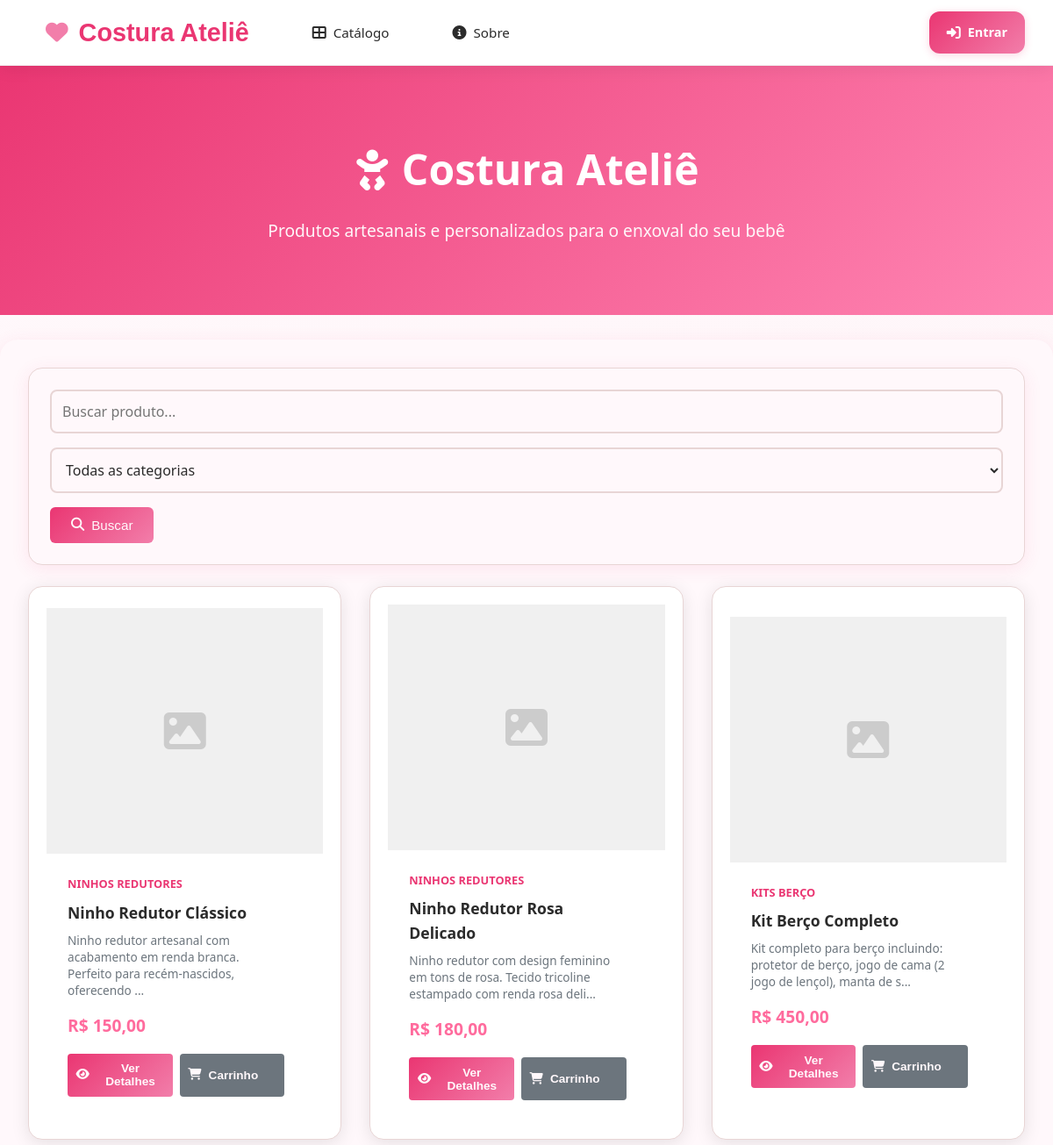
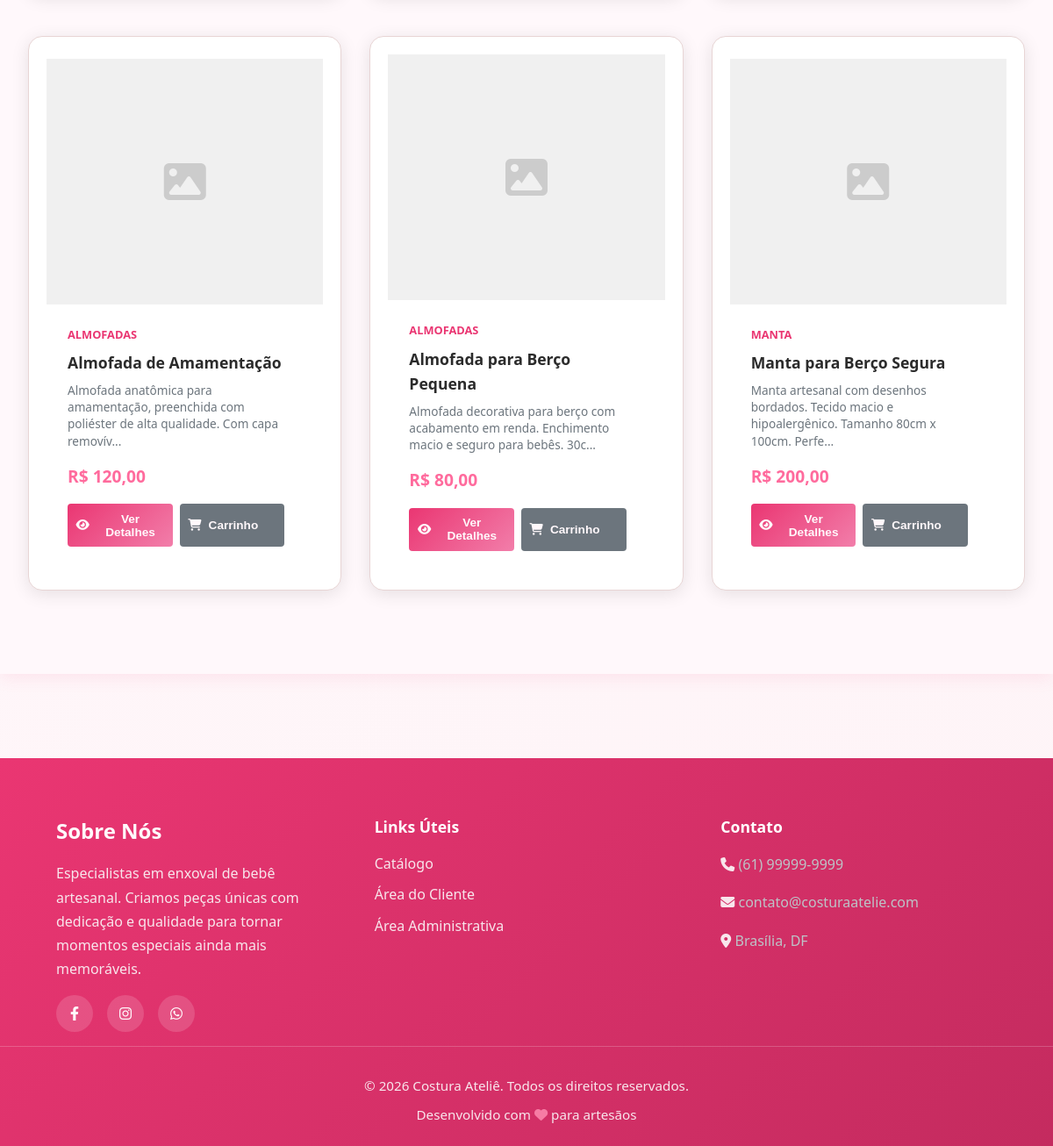
The page / on the database its author committed (2 pictures, top to bottom).
### tables this page shows
CREATE TABLE produtos (
    id INT PRIMARY KEY AUTO_INCREMENT,
    nome VARCHAR(150) NOT NULL,
    descricao TEXT,
    categoria_id INT NOT NULL,
    preco_venda DECIMAL(10, 2) NOT NULL,
    custo_producao DECIMAL(10, 2) DEFAULT 0,
    material VARCHAR(255),
    foto_url VARCHAR(255),
    ativo BOOLEAN DEFAULT TRUE,
    data_criacao TIMESTAMP DEFAULT CURRENT_TIMESTAMP,
    FOREIGN KEY (categoria_id) REFERENCES categorias(id)
);

CREATE TABLE categorias (
    id INT PRIMARY KEY AUTO_INCREMENT,
    nome VARCHAR(100) NOT NULL UNIQUE,
    descricao TEXT,
    data_criacao TIMESTAMP DEFAULT CURRENT_TIMESTAMP
);

### includes/functions.php (called while the page is built, shortened)
<?php
require_once __DIR__ . '/../config/database.php';
function obter_produtos($filtro_categoria = null) {
    global $conn;
    $sql = "SELECT p.*, c.nome as categoria_nome FROM produtos p
            LEFT JOIN categorias c ON p.categoria_id = c.id
            WHERE p.ativo = 1";
    $sql .= " ORDER BY p.data_criacao DESC";
    $result = $conn->query($sql);
    return $result->fetch_all(MYSQLI_ASSOC);
}
function formatar_moeda($valor) {
    return 'R$ ' . number_format($valor, 2, ',', '.');
}
?>

### public/index.php (the view, shortened to what this page needs)
<?php
require_once __DIR__ . '/../includes/functions.php';
$filtro_categoria = $_GET['categoria'] ?? '';
$busca = $_GET['busca'] ?? '';
$admin_view = isset($_GET['admin_view']) && $_GET['admin_view'] == '1' && isset($_SESSION['usuario_id']);
$produtos = obter_produtos($filtro_categoria);
?>
<?php include __DIR__ . '/../includes/header.php'; ?>
<div class="client-navbar">
    <div class="max-width">
        <div class="client-navbar-left" id="clientMenu">
            <a href="<?php echo SITE_URL; ?>" class="logo">
                <i class="fas fa-heart"></i> Costura Ateliê
            </a>
            <a href="<?php echo SITE_URL; ?>public/#catalogo">
                <i class="fas fa-th-large"></i> Catálogo
            </a>
            <a href="<?php echo SITE_URL; ?>public/#sobre-nos">
                <i class="fas fa-info-circle"></i> Sobre
            </a>
        </div>
        <div class="client-navbar-right">
            <?php if (isset($_SESSION['cliente_id'])): ?>
                <a href="<?php echo SITE_URL; ?>cliente/carrinho.php" class="cart-link">
                    <i class="fas fa-shopping-cart"></i> Carrinho
                    <?php
                    $itens_carrinho = isset($_SESSION['cliente_id']) ? contar_itens_carrinho($_SESSION['cliente_id']) : 0;
                    if ($itens_carrinho > 0):
                    ?>
                    <span class="cart-badge"><?php echo $itens_carrinho; ?></span>
                    <?php endif; ?>
                </a>
                <span class="divider">|</span>
                <span class="user-info-client">
                    <i class="fas fa-user-circle"></i> <?php echo htmlspecialchars($_SESSION['cliente_nome']); ?>
                </span>
                <a href="<?php echo SITE_URL; ?>cliente/sair.php" class="btn">
                    <i class="fas fa-sign-out-alt"></i> Sair
                </a>
            <?php elseif (!$admin_view): ?>
                <a href="<?php echo SITE_URL; ?>cliente/login.php" class="btn">
                    <i class="fas fa-sign-in-alt"></i> Entrar
                </a>
            <?php endif; ?>
        </div>
    </div>
</div>
<div class="catalog-hero">
    <h1>
        <i class="fas fa-baby"></i> Costura Ateliê
    </h1>
    <p>Produtos artesanais e personalizados para o enxoval do seu bebê</p>
</div>
<div class="main-content">
    <div class="card mb-3">
        <form method="GET" style="display: flex; gap: 1rem; flex-wrap: wrap;">
            <input type="text" name="busca" placeholder="Buscar produto..." value="<?php echo htmlspecialchars($busca); ?>" style="flex: 1; min-width: 200px;">
            <select name="categoria">
                <option value="">Todas as categorias</option>
            </select>
            <button type="submit" class="btn btn-primary">
                <i class="fas fa-search"></i> Buscar
            </button>
        </form>
    </div>
    <div class="product-grid" id="catalogo">
        <?php if (count($produtos) > 0): ?>
            <?php foreach ($produtos as $produto): ?>
            <div class="product-card" data-categoria="<?php echo $produto['categoria_id']; ?>" onclick="openProductModal(<?php echo $produto['id']; ?>)">
                <div style="cursor: pointer;">
                    <?php if ($produto['foto_url']): ?>
                        <img src="<?php echo ASSETS_URL; ?>uploads/produtos/<?php echo $produto['foto_url']; ?>"
                             alt="<?php echo htmlspecialchars($produto['nome']); ?>"
                             class="product-image">
                    <?php else: ?>
                        <div class="product-image" style="display: flex; align-items: center; justify-content: center; background-color: #f0f0f0;">
                            <i class="fas fa-image" style="font-size: 3rem; color: #ccc;"></i>
                        </div>
                    <?php endif; ?>
                    <div class="product-info">
                        <div class="product-category"><?php echo htmlspecialchars($produto['categoria_nome']); ?></div>
                        <h3 class="product-name"><?php echo htmlspecialchars($produto['nome']); ?></h3>
                        <p class="product-description"><?php echo mb_strimwidth(htmlspecialchars($produto['descricao']), 0, 100, '...'); ?></p>
                        <div class="product-price"><?php echo formatar_moeda($produto['preco_venda']); ?></div>
                        <div class="product-actions" style="margin-top: 1rem;">
                            <button class="btn btn-primary" onclick="event.stopPropagation(); abrir_modal('modalProduto<?php echo $produto['id']; ?>')">
                                <i class="fas fa-eye"></i> Ver Detalhes
                            </button>
                            <button class="btn btn-secondary" onclick="event.stopPropagation(); adicionar_ao_carrinho(<?php echo $produto['id']; ?>, '<?php echo htmlspecialchars($produto['nome']); ?>')">
                                <i class="fas fa-shopping-cart"></i> Carrinho
                            </button>
                        </div>
                    </div>
                </div>
            </div>
            <?php endforeach; ?>
        <?php endif; ?>
    </div>
</div>
<?php include __DIR__ . '/../includes/footer.php'; ?>

### includes/header.php (shortened to what this page needs)
<!DOCTYPE html>
<html lang="pt-BR">
<head>
    <link rel="stylesheet" href="<?php echo ASSETS_URL; ?>css/style.css?v=1.6">
    <link rel="stylesheet" href="https://cdnjs.cloudflare.com/ajax/libs/font-awesome/6.4.0/css/all.min.css">
</head>
<body>
    <div class="container-app">

### includes/footer.php (shortened to what this page needs)
    <footer class="site-footer whatsapp">
        <div class="footer-content">
            <div class="footer-section" id="sobre-nos">
                <h3>Sobre Nós</h3>
                <p>Especialistas em enxoval de bebê artesanal. Criamos peças únicas com dedicação e qualidade para tornar momentos especiais ainda mais memoráveis.</p>
                <div class="footer-social">
                    <a href="#" class="social-link"><i class="fab fa-facebook-f"></i></a>
                    <a href="#" class="social-link"><i class="fab fa-instagram"></i></a>
                    <a href="https://wa.me/5561999999999?text=Olá!%20Gostaria%20de%20receber%20informações%20sobre%20os%20produtos." class="social-link"><i class="fab fa-whatsapp"></i></a>
                </div>
            </div>
            <div class="footer-section" id="links-uteis">
                <h4>Links Úteis</h4>
                <ul>
                    <li><a href="<?php echo SITE_URL; ?>public/index.php">Catálogo</a></li>
                    <li><a href="<?php echo SITE_URL; ?>cliente/login.php">Área do Cliente</a></li>
                    <li><a href="<?php echo SITE_URL; ?>admin/login.php">Área Administrativa</a></li>
                </ul>
            </div>
            <div class="footer-section" id="contato-info">
                <h4>Contato</h4>
                <p><i class="fas fa-phone"></i> <a href="tel:+5561999999999" style="color: #BDC3C7; text-decoration: none;">(61) 99999-9999</a></p>
                <p><i class="fas fa-envelope"></i> <a href="mailto:contato@costuraatelie.com" style="color: #BDC3C7; text-decoration: none;">contato@costuraatelie.com</a></p>
                <p><i class="fas fa-map-marker-alt"></i> <a href="https://www.google.com/maps/search/Brasília,+DF" target="_blank" style="color: #BDC3C7; text-decoration: none;">Brasília, DF</a></p>
            </div>
        </div>
            <div class="footer-bottom">
                <p>&copy; <?php echo date('Y'); ?> Costura Ateliê. Todos os direitos reservados.</p>
                <p>Desenvolvido com <i class="fas fa-heart" style="color: #f67ca4;"></i> para artesãos</p>
            </div>
        </div>
</body>
</html>

### public/index.php (style rules this page uses)
.catalog-hero { background: linear-gradient(135deg, var(--cor-primaria), #FF85B3); color: white; padding: 5rem 2rem; text-align: center; margin-bottom: 3rem; }
.catalog-hero h1 { font-size: 3rem; margin-bottom: 1rem; }
.catalog-hero p { font-size: 1.2rem; opacity: 0.95; }

### rows shown on the page
produtos: categoria.nome "NINHOS REDUTORES", nome "Ninho Redutor Clássico", descricao "Ninho redutor artesanal com acabamento em renda branca. Perfeito para recém-nascidos, oferecendo ...", preco_venda "R$ 150,00"
produtos: categoria.nome "NINHOS REDUTORES", nome "Ninho Redutor Rosa Delicado", descricao "Ninho redutor com design feminino em tons de rosa. Tecido tricoline estampado com renda rosa deli...", preco_venda "R$ 180,00"
produtos: categoria.nome "KITS BERÇO", nome "Kit Berço Completo", descricao "Kit completo para berço incluindo: protetor de berço, jogo de cama (2 jogo de lençol), manta de s...", preco_venda "R$ 450,00"
produtos: categoria.nome "ALMOFADAS", nome "Almofada de Amamentação", descricao "Almofada anatômica para amamentação, preenchida com poliéster de alta qualidade. Com capa removív...", preco_venda "R$ 120,00"
produtos: categoria.nome "ALMOFADAS", nome "Almofada para Berço Pequena", descricao "Almofada decorativa para berço com acabamento em renda. Enchimento macio e seguro para bebês. 30c...", preco_venda "R$ 80,00"
produtos: categoria.nome "MANTA", nome "Manta para Berço Segura", descricao "Manta artesanal com desenhos bordados. Tecido macio e hipoalergênico. Tamanho 80cm x 100cm. Perfe...", preco_venda "R$ 200,00"
